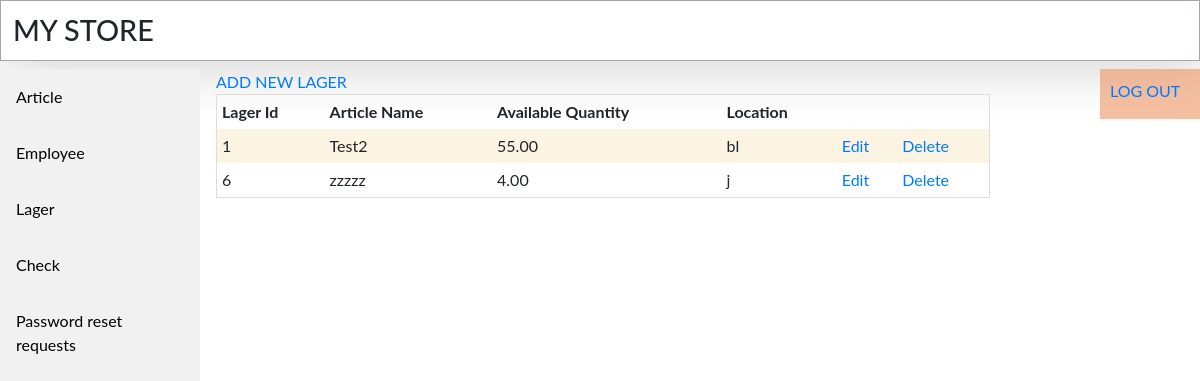
Page /lager_list.php (signed in) on the committed database.
### tables this page shows
CREATE TABLE `lager` (
  `LagerId` int(11) NOT NULL,
  `ArticleId` int(11) DEFAULT NULL,
  `AvailableQuantity` decimal(18,2) DEFAULT NULL,
  `Location` varchar(50) DEFAULT NULL
);

CREATE TABLE `article` (
  `ArticleId` int(11) NOT NULL,
  `Code` varchar(50) DEFAULT NULL,
  `Name` varchar(50) DEFAULT NULL,
  `Unit` char(3) DEFAULT NULL,
  `BarCode` varchar(50) DEFAULT NULL,
  `PLU_COD` varchar(10) DEFAULT NULL
);

### lager_list.php (the view, shortened to what this page needs)
<!DOCTYPE html>
<html>
<head>
    <?php include("includes/head-tag-contents.php"); ?>
</head>
<body>
    <?php include("includes/design-top.php"); ?>
    <?php include("includes/navigation.php"); ?>
    <div class="content">
        <?php
        $db = OpenCon();
        $sql =
            "SELECT l.LagerId, l.ArticleId, l.AvailableQuantity,l.Location, a.Name FROM `lager` as l LEFT JOIN article as a ON a.ArticleId = l.ArticleId";
        $result = $db->query($sql);
        if ($result->num_rows > 0) {
            if ($_SESSION['RoleId'] == 1) {
        ?>
                <a href="lager_add.php">ADD NEW LAGER</a>
            <?php
            }
            ?>
            <div class="table-cont">
                <table>
                    <th>Lager Id</th>
                    <th>Article Name</th>
                    <th>Available Quantity</th>
                    <th>Location</th>
                    <?php
                    while ($row = $result->fetch_assoc()) {
                        echo "<tr>";
                        echo "<td>" . $row['LagerId'] . "</td>";
                        echo "<td>" . $row['Name'] . "</td>";
                        echo "<td>" . $row['AvailableQuantity'] . "</td>";
                        echo "<td>" . $row['Location'] . "</td>";
                    ?>
                    <?php
                        if ($_SESSION['RoleId'] == 1) {
                            echo "<td><a href=lager_edit.php?id='" . $row['LagerId'] . "'>Edit</a></td>";
                            echo "<td><a href=lager_delete.php?id=" . $row['LagerId'] . ">Delete</a></td>";
                        }
                        echo "</tr>";
                    }
                    ?>
                </table>
                <div class="logout">
                    <a href="logout.php">LOG OUT</a>
                </div>
            </div>
        <?php
        }
        ?>
    </div>
    <?php include("includes/footer.php"); ?>
</body>
</html>

### style/style.css (style rules this page uses)
body { margin: 0; padding: 0; font-family: "Lato", sans-serif; }
div.content { margin-left: 200px; padding: 1px 16px; height: 85%; position: relative; }
div.table-cont { overflow-x: auto; }
table { border-collapse: collapse; border-spacing: 0; width: 80%; border: 1px solid #ddd; }
th, td { text-align: left; padding: 5px; }
tr:nth-child(even) { background-color: hwb(44 86% 2% / 0.788) }
div.logout { position: absolute; top: 0px; right: 0px; background-color: #e97d3e7c; color: white; height: 50px; width: 100px; padding: 10px; }

### rows in the picture
lager: LagerId "1", ArticleId.Name "Test2", AvailableQuantity "55.00", Location "bl"
lager: LagerId "6", ArticleId.Name "zzzzz", AvailableQuantity "4.00", Location "j"
